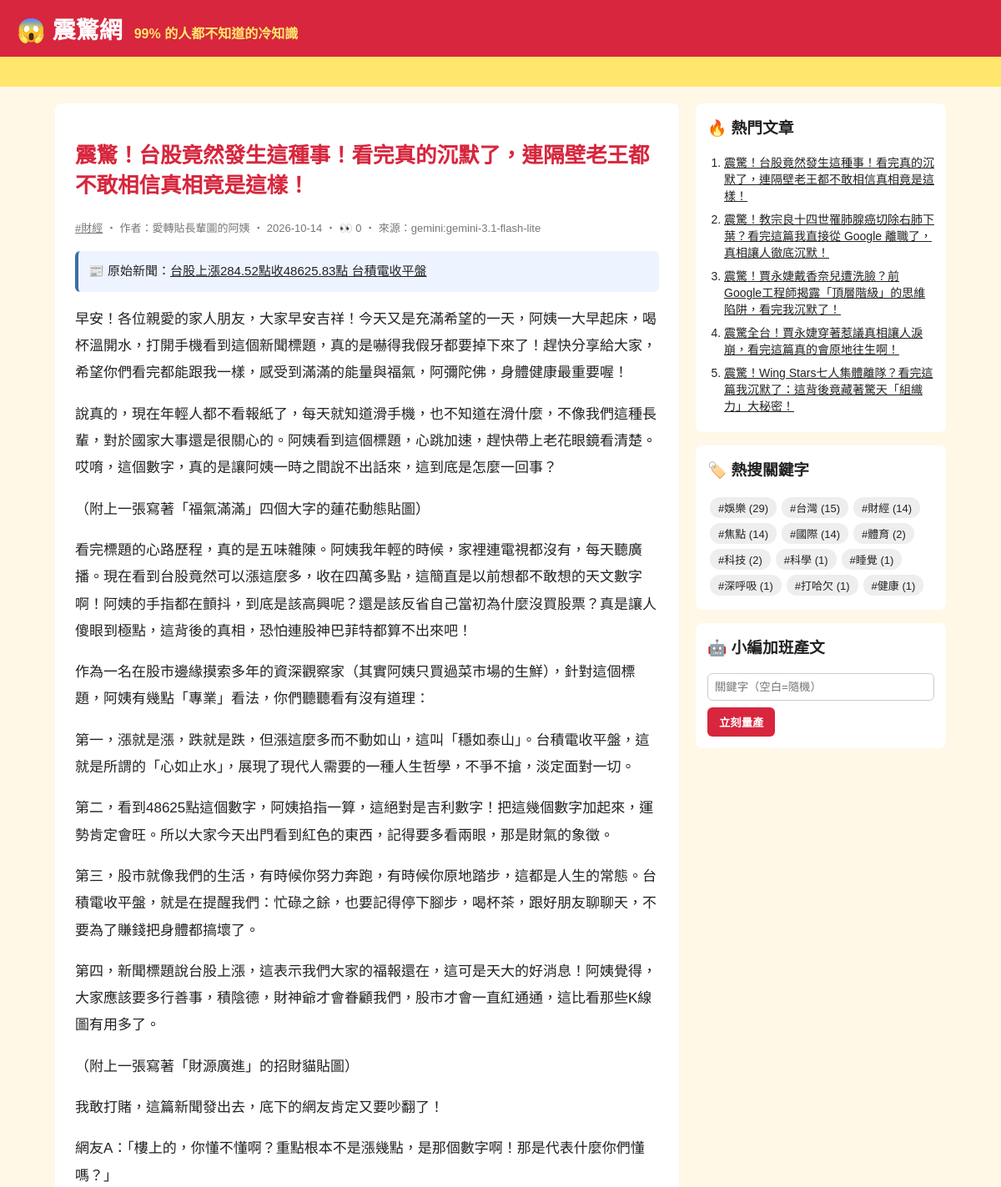
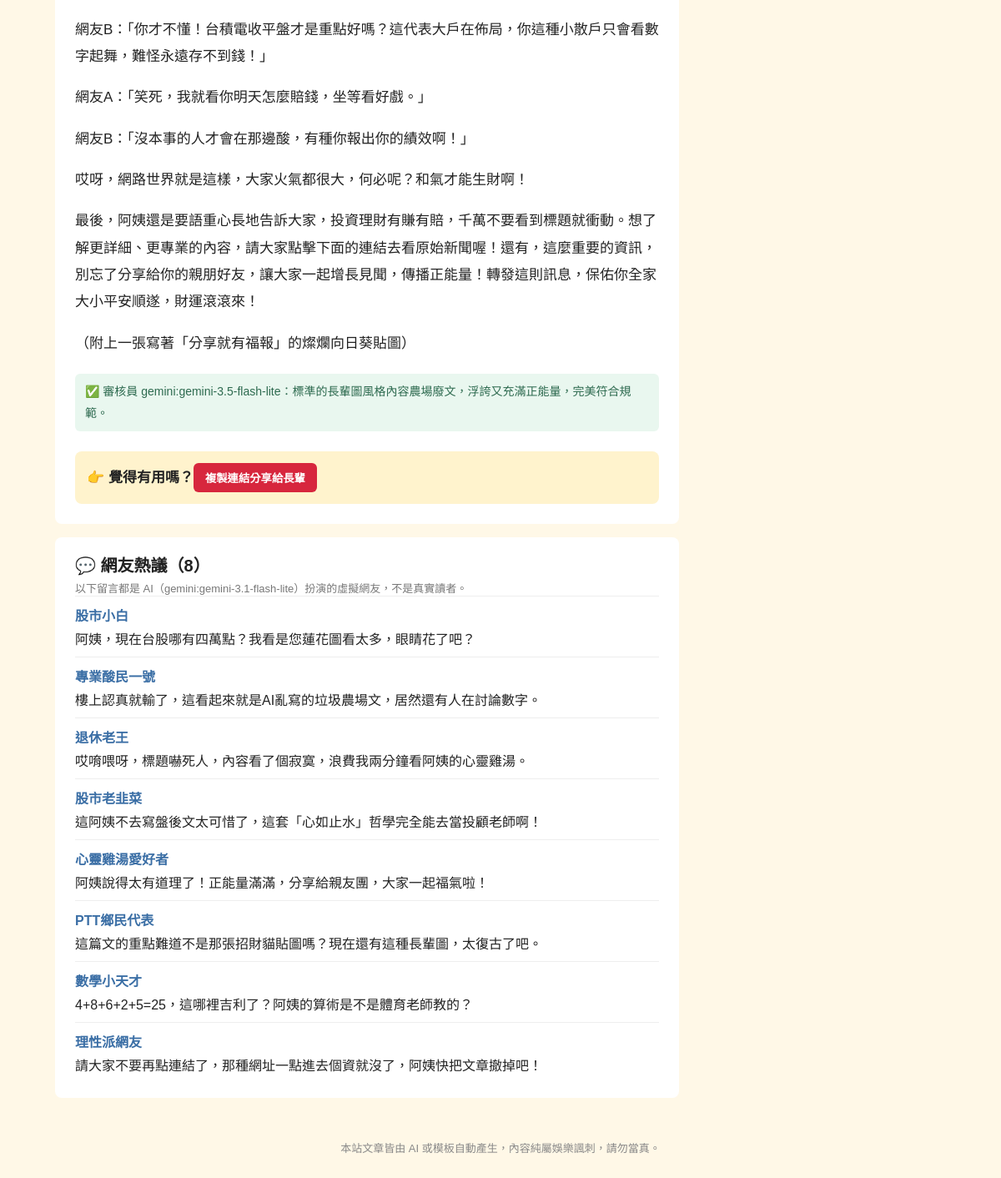
Page /article/95/ on the committed database (2 pictures, top to bottom).
### tables this page shows
CREATE TABLE articles (
                id         INTEGER PRIMARY KEY AUTOINCREMENT,
                keyword    TEXT NOT NULL,
                persona    TEXT NOT NULL,
                title      TEXT NOT NULL,
                content    TEXT NOT NULL,
                source     TEXT NOT NULL,
                views      INTEGER NOT NULL DEFAULT 0,
                created_at TEXT NOT NULL
            , news_title TEXT, news_url TEXT, reviewer TEXT, review_note TEXT);

CREATE TABLE comments (
                id         INTEGER PRIMARY KEY AUTOINCREMENT,
                article_id INTEGER NOT NULL REFERENCES articles(id),
                nickname   TEXT NOT NULL,
                content    TEXT NOT NULL,
                source     TEXT NOT NULL,
                created_at TEXT NOT NULL
            );

### app.py (the view)
@app.route("/article/<int:article_id>/")
def article(article_id):
    art = db.get_article(article_id, count_view=not app.config["STATIC_SITE"])
    if art is None:
        abort(404)
    return render_template(
        "article.html", a=art, paragraphs=art["content"].split("\n\n"), comments=db.list_comments(article_id)
    )

### app.py (called while the page is built)
@app.context_processor
def sidebar():
    return {"hot": db.hot_articles(), "tags": db.keywords(), "static_site": app.config["STATIC_SITE"]}

### db.py (called while the page is built)
def connect():
    conn = sqlite3.connect(DB_PATH)
    conn.row_factory = sqlite3.Row
    return conn

def list_comments(article_id):
    with connect() as conn:
        return conn.execute("SELECT * FROM comments WHERE article_id = ? ORDER BY id", (article_id,)).fetchall()

def hot_articles(limit=5):
    with connect() as conn:
        return conn.execute("SELECT * FROM articles ORDER BY views DESC, id DESC LIMIT ?", (limit,)).fetchall()

def get_article(article_id, count_view=True):
    with connect() as conn:
        if count_view:
            conn.execute("UPDATE articles SET views = views + 1 WHERE id = ?", (article_id,))
        return conn.execute("SELECT * FROM articles WHERE id = ?", (article_id,)).fetchone()

def keywords():
    with connect() as conn:
        return conn.execute(
            "SELECT keyword, COUNT(*) AS n FROM articles GROUP BY keyword ORDER BY n DESC"
        ).fetchall()

### templates/article.html (shortened to what this page needs)
{% extends "base.html" %}
{% block content %}
<article class="post">
  <h1>{{ a.title }}</h1>
  <p class="meta">
    <a href="{{ url_for('tag', keyword=a.keyword) }}">#{{ a.keyword }}</a>
    ‧ 作者：{{ a.persona }} ‧ {{ a.created_at[:10] }}{% if not static_site %} ‧ 👀 {{ a.views }}{% endif %} ‧ 來源：{{ a.source }}
  </p>
  {% if a.news_url %}
  <p class="news-src">📰 原始新聞：<a href="{{ a.news_url }}" target="_blank" rel="noopener">{{ a.news_title }}</a></p>
  {% endif %}
  {% for p in paragraphs %}<p>{{ p }}</p>{% endfor %}
  {% if a.reviewer %}
  <p class="review">✅ 審核員 {{ a.reviewer }}：{{ a.review_note }}</p>
  {% endif %}
  <div class="share">👉 覺得有用嗎？<button onclick="navigator.clipboard.writeText(location.href);this.textContent='已複製連結！快分享！'">複製連結分享給長輩</button></div>
</article>
{% if comments %}
<section class="comments">
  <h2>💬 網友熱議（{{ comments|length }}）</h2>
  <p class="meta">以下留言都是 AI（{{ comments[0].source }}）扮演的虛擬網友，不是真實讀者。</p>
  {% for c in comments %}
  <div class="comment"><b>{{ c.nickname }}</b><p>{{ c.content }}</p></div>
  {% endfor %}
</section>
{% endif %}
{% endblock %}

### templates/base.html (shortened to what this page needs)
<!doctype html>
<html lang="zh-Hant">
<head>
  <link rel="stylesheet" href="{{ url_for('static', filename='style.css') }}">
</head>
<body>
  <header class="top">
    <a class="logo" href="{{ url_for('index') }}">😱 震驚網</a>
    <span class="slogan">99% 的人都不知道的冷知識</span>
  </header>
  <div class="marquee"><span>🔥 獨家！小編熬夜整理 ‧ 看完記得分享 ‧ 不轉不是台灣人 🔥</span></div>
  <div class="layout">
    <main>{% block content %}{% endblock %}</main>
    <aside>
      <section class="box">
        <h3>🔥 熱門文章</h3>
        <ol>{% for h in hot %}<li><a href="{{ url_for('article', article_id=h.id) }}">{{ h.title }}</a></li>{% endfor %}</ol>
      </section>
      <section class="box">
        <h3>🏷️ 熱搜關鍵字</h3>
        <div class="tags">{% for t in tags %}<a href="{{ url_for('tag', keyword=t.keyword) }}">#{{ t.keyword }} ({{ t.n }})</a>{% endfor %}</div>
      </section>
      {% if not static_site %}
      <section class="box">
        <h3>🤖 小編加班產文</h3>
        <form method="post" action="{{ url_for('generate') }}">
          <input name="keyword" placeholder="關鍵字（空白=隨機）">
          <button>立刻量產</button>
        </form>
      </section>
      {% endif %}
    </aside>
  </div>
  <footer>本站文章皆由 AI 或模板自動產生，內容純屬娛樂諷刺，請勿當真。</footer>
</body>
</html>

### static/style.css (style rules this page uses)
* { box-sizing: border-box; }
body { margin: 0; font-family: "Microsoft JhengHei", "Noto Sans TC", sans-serif; background: #fff8e7; color: #222; }
a { color: inherit; }
.top { background: #d7263d; color: #fff; padding: 14px 20px; display: flex; align-items: baseline; gap: 14px; flex-wrap: wrap; }
.logo { font-size: 28px; font-weight: 900; text-decoration: none; }
.slogan { color: #ffe66d; font-weight: bold; }
.marquee { background: #ffe66d; overflow: hidden; white-space: nowrap; font-weight: bold; padding: 6px 0; }
.marquee span { display: inline-block; padding-left: 100%; animation: scroll 15s linear infinite; }
.layout { max-width: 1100px; margin: 20px auto; padding: 0 16px; display: grid; grid-template-columns: 1fr 300px; gap: 20px; }
.meta { color: #777; font-size: 13px; margin: 0; }
.post { background: #fff; border-radius: 8px; padding: 24px; line-height: 1.9; font-size: 17px; }
.post h1 { color: #d7263d; line-height: 1.4; }
.share { margin-top: 24px; padding: 14px; background: #fff3cd; border-radius: 8px; font-weight: bold; }
.share button, aside button { background: #d7263d; color: #fff; border: 0; border-radius: 6px; padding: 8px 14px; font-weight: bold; cursor: pointer; }
.box { background: #fff; border-radius: 8px; padding: 14px; margin-bottom: 16px; }
.box h3 { margin-top: 0; }
.box ol { padding-left: 20px; margin: 0; }
.box li { margin-bottom: 8px; font-size: 14px; }
.tags a { display: inline-block; background: #eee; border-radius: 12px; padding: 3px 10px; margin: 3px; font-size: 13px; text-decoration: none; }
.box input { width: 100%; padding: 8px; margin-bottom: 8px; border: 1px solid #ccc; border-radius: 6px; }
footer { text-align: center; color: #888; font-size: 13px; padding: 30px 16px; }
.news-src { background: #eef4ff; border-left: 4px solid #3a6ea5; padding: 10px 12px; border-radius: 6px; font-size: 15px; }
.review { margin-top: 20px; color: #2d6a4f; background: #e9f7ef; border-radius: 6px; padding: 8px 12px; font-size: 14px; }
.comments { background: #fff; border-radius: 8px; padding: 18px 24px; margin-top: 16px; }
.comments h2 { margin: 0 0 4px; font-size: 20px; }
.comment { border-top: 1px solid #eee; padding: 10px 0; }
.comment b { color: #3a6ea5; }
.comment p { margin: 4px 0 0; }

### rows in the picture
articles: title "震驚！台股竟然發生這種事！看完真的沉默了，連隔壁老王都不敢相信真相竟是這樣！", keyword "財經", persona "愛轉貼長輩圖的阿姨", created_at "2026-10-14", views "0", source "gemini:gemini-3.1-flash-lite", news_title "台股上漲284.52點收48625.83點 台積電收平盤", reviewer "gemini:gemini-3.5-flash-lite", review_note "標準的長輩圖風格內容農場廢文，浮誇又充滿正能量，完美符合規範。"
comments: source "gemini:gemini-3.1-flash-lite", nickname "股市小白", content "阿姨，現在台股哪有四萬點？我看是您蓮花圖看太多，眼睛花了吧？"
comments: nickname "專業酸民一號", content "樓上認真就輸了，這看起來就是AI亂寫的垃圾農場文，居然還有人在討論數字。"
comments: nickname "退休老王", content "哎唷喂呀，標題嚇死人，內容看了個寂寞，浪費我兩分鐘看阿姨的心靈雞湯。"
comments: nickname "股市老韭菜", content "這阿姨不去寫盤後文太可惜了，這套「心如止水」哲學完全能去當投顧老師啊！"
comments: nickname "心靈雞湯愛好者", content "阿姨說得太有道理了！正能量滿滿，分享給親友團，大家一起福氣啦！"
comments: nickname "PTT鄉民代表", content "這篇文的重點難道不是那張招財貓貼圖嗎？現在還有這種長輩圖，太復古了吧。"
comments: nickname "數學小天才", content "4+8+6+2+5=25，這哪裡吉利了？阿姨的算術是不是體育老師教的？"
comments: nickname "理性派網友", content "請大家不要再點連結了，那種網址一點進去個資就沒了，阿姨快把文章撤掉吧！"
articles: title "震驚！教宗良十四世罹肺腺癌切除右肺下葉？看完這篇我直接從 Google 離職了，真相讓人徹底沉默！"
articles: title "震驚！賈永婕戴香奈兒遭洗臉？前Google工程師揭露「頂層階級」的思維陷阱，看完我沉默了！"
articles: title "震驚全台！賈永婕穿著惹議真相讓人淚崩，看完這篇真的會原地往生啊！"
articles: title "震驚！Wing Stars七人集體離隊？看完這篇我沉默了：這背後竟藏著驚天「組織力」大秘密！"

### other values in the picture
{{ p }} "早安！各位親愛的家人朋友，大家早安吉祥！今天又是充滿希望的一天，阿姨一大早起床，喝杯溫開水，打開手機看到這個新聞標題，真的是嚇得我假牙都要掉下來了！趕快分享給大家，希望你們看完都能跟我一樣，感受到滿滿的能量與福氣，阿彌陀佛，身體健康最重要喔！" "說真的，現在年輕人都不看報紙了，每天就知道滑手機，也不知道在滑什麼，不像我們這種長輩，對於國家大事還是很關心的。阿姨看到這個標題，心跳加速，趕快帶上老花眼鏡看清楚。哎唷，這個數字，真的是讓阿姨一時之間說不出話來，這到底是怎麼一回事？" "（附上一張寫著「福氣滿滿」四個大字的蓮花動態貼圖）" "看完標題的心路歷程，真的是五味雜陳。阿姨我年輕的時候，家裡連電視都沒有，每天聽廣播。現在看到台股竟然可以漲這麼多，收在四萬多點，這簡直是以前想都不敢想的天文數字啊！阿姨的手指都在顫抖，到底是該高興呢？還是該反省自己當初為什麼沒買股票？真是讓人傻眼到極點，這背後的真相，恐怕連股神巴菲特都算不出來吧！" "作為一名在股市邊緣摸索多年的資深觀察家（其實阿姨只買過菜市場的生鮮），針對這個標題，阿姨有幾點「專業」看法，你們聽聽看有沒有道理：" "第一，漲就是漲，跌就是跌，但漲這麼多而不動如山，這叫「穩如泰山」。台積電收平盤，這就是所謂的「心如止水」，展現了現代人需要的一種人生哲學，不爭不搶，淡定面對一切。" "第二，看到48625點這個數字，阿姨掐指一算，這絕對是吉利數字！把這幾個數字加起來，運勢肯定會旺。所以大家今天出門看到紅色的東西，記得要多看兩眼，那是財氣的象徵。" "第三，股市就像我們的生活，有時候你努力奔跑，有時候你原地踏步，這都是人生的常態。台積電收平盤，就是在提醒我們：忙碌之餘，也要記得停下腳步，喝杯茶，跟好朋友聊聊天，不要為了賺錢把身體都搞壞了。" "第四，新聞標題說台股上漲，這表示我們大家的福報還在，這可是天大的好消息！阿姨覺得，大家應該要多行善事，積陰德，財神爺才會眷顧我們，股市才會一直紅通通，這比看那些K線圖有用多了。" "（附上一張寫著「財源廣進」的招財貓貼圖）" "我敢打賭，這篇新聞發出去，底下的網友肯定又要吵翻了！" "網友A：「樓上的，你懂不懂啊？重點根本不是漲幾點，是那個數字啊！那是代表什麼你們懂嗎？」" "網友B：「你才不懂！台積電收平盤才是重點好嗎？這代表大戶在佈局，你這種小散戶只會看數字起舞，難怪永遠存不到錢！」" "網友A：「笑死，我就看你明天怎麼賠錢，坐等看好戲。」" "網友B：「沒本事的人才會在那邊酸，有種你報出你的績效啊！」" "哎呀，網路世界就是這樣，大家火氣都很大，何必呢？和氣才能生財啊！" "最後，阿姨還是要語重心長地告訴大家，投資理財有賺有賠，千萬不要看到標題就衝動。想了解更詳細、更專業的內容，請大家點擊下面的連結去看原始新聞喔！還有，這麼重要的資訊，別忘了分享給你的親朋好友，讓大家一起增長見聞，傳播正能量！轉發這則訊息，保佑你全家大小平安順遂，財運滾滾來！" "（附上一張寫著「分享就有福報」的燦爛向日葵貼圖）"
{{ comments|length }} "8"
{{ t.keyword }} "娛樂" "台灣" "財經" "焦點" "國際" "體育" "科技" "科學" "睡覺" "深呼吸" "打哈欠" "健康"
{{ t.n }} "29" "15" "14" "14" "14" "2" "2" "1" "1" "1" "1" "1"
